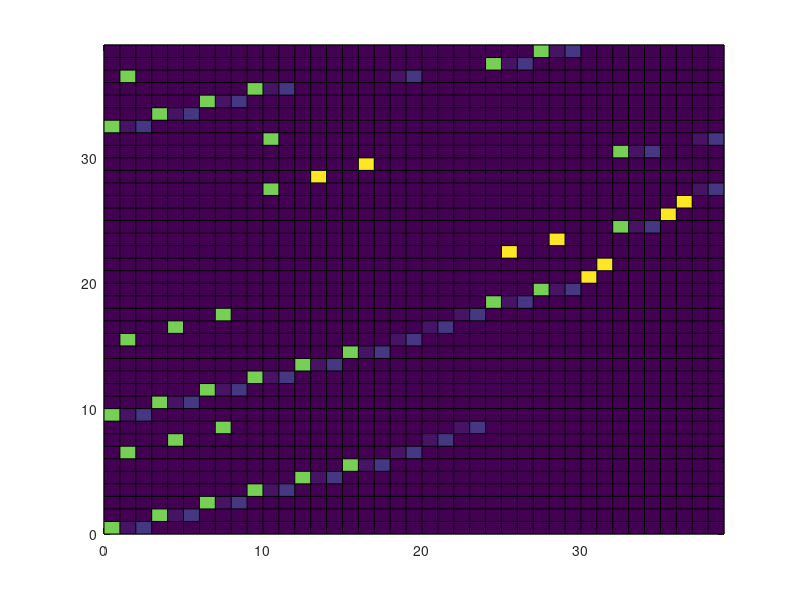

Write the MATLAB code that produced this figure. (Note: this script raises an error after producing the figure.)
clear;
clc;
rng(1992)
%Entering values:

%Variable values (info. up to 03-08-26 (inclusive)):
date = "03-08-2026";
p_beat_e190 = 0.0519;
p_beat_737  = 0.1634;
steps = 1000000; %Beats to simulate
capacity = 3; %Of simultaneous bay-service
beat = 6; %Unit of measurement minutes; 1 beat equals to X minutes
e190_service_beats = 3;
b737_service_beats = 5;
tolerance = 0.00001;


% Arrival representations
e190_arrival = [0 0 1 0 0];
b737_arrival = [0 0 0 0 1];
no_arrival = [0 0 0 0 0];

%Fixed values, does not change:
hours_per_day = 24;
mins_per_hour = 60;

%Calculating from above:
p_beat_arrival = p_beat_e190 + p_beat_737;
p_beat_non_arrival = 1 - (p_beat_arrival);
beats_per_day = (hours_per_day * mins_per_hour) / beat;
%---------------------------P1---------------------------------------------
fprintf("Last time info. updated: %s, where p_beat_e190: %.4f, p_beat737: %.4f and p_non_arrival= %.4f\n", date, p_beat_e190, p_beat_737, p_beat_non_arrival)

%Generating all possible states:
h = 5;
b = 3;
valid_states = [];
for p1 = 0:b
    for p2 = 0:b
        for p3 = 0:b
            for p4 = 0:b
                for p5 = 0:b
                    candidate_state = [p1 p2 p3 p4 p5];
                    if sum(candidate_state) <= capacity
                        valid_states(end+1, :) = candidate_state;
                    end
                end
            end
        end
    end
end

n_states_raw = size(valid_states, 1);

fprintf("Number of possible states: %d\n", n_states_raw);
fprintf("Possible states generated OK.-\n")


%Trimming to reachable states (J(0:3,5)):
possible_states = valid_states; %56 raw states
reachable_states = zeros(1, h); %Starting from 'empty state'
state_to_check = 1;

while state_to_check <= size(reachable_states, 1)
    current_state = reachable_states(state_to_check, :);
    shifted_state = [current_state(2:end), 0]; %Shifting state
    possible_next_states = shifted_state; %no arrival
    candidate_state = shifted_state; %e190 arrival
    candidate_state(e190_service_beats) = candidate_state(e190_service_beats) + 1;

    if sum(candidate_state) <= capacity
        possible_next_states(end+1, :) = candidate_state;
    end
    candidate_state = shifted_state; %737 arrival
    candidate_state(b737_service_beats) = candidate_state(b737_service_beats) + 1;
    if sum(candidate_state) <= capacity
        possible_next_states(end+1, :) = candidate_state;
    end
    for next = 1:size(possible_next_states, 1) %possible next states
        candidate_state = possible_next_states(next, :);
        is_possible = ismember(candidate_state, possible_states, "rows");
        reached_OK = ismember(candidate_state, reachable_states, "rows");
        if is_possible && ~reached_OK
            reachable_states(end+1, :) = candidate_state;
        end
    end
    state_to_check = state_to_check + 1; %move to the next state
end

valid_states = reachable_states;
n_states = size(valid_states, 1);

discarded_states = n_states_raw - n_states;

fprintf("Number of reachable states: %d. Hence, %d states were discarded.\n", n_states, discarded_states);

fprintf("Reachable states are:\n");
disp(valid_states);

fprintf("\n--------------------------P1 RUN OK--------------------------\n")
%---------------------------P2---------------------------------------------

P_trans_matrix = zeros(n_states, n_states);

%Initialising rejection vectors:

for current_state_number = 1:n_states
    current_state = valid_states(current_state_number, :);
    shifted_state = [current_state(2:end), 0]; %Shift, then append 0

%---Event 1: No arrival
    next_state = shifted_state;
    next_state_number = find(all(valid_states == next_state, 2)); %Finding state
    if isempty(next_state_number)
        fprintf("'No arrival' state was not found:\n")
        disp(next_state)
    end

    P_trans_matrix(current_state_number, next_state_number) = (P_trans_matrix(current_state_number, next_state_number) + p_beat_non_arrival); %Adding "p_non_arrival" to Trans. matrix "P"

%---Event 2: e190 - Can an e190 be added?
    candidate_state = shifted_state;
    candidate_state(e190_service_beats) = candidate_state(e190_service_beats) + 1;
    if sum(candidate_state) <= capacity
        next_state = candidate_state; %Accepted
    else
        next_state = shifted_state; %Rejected
    end
    next_state_number = find(all(valid_states == next_state, 2)); %Finding state
    if isempty(next_state_number)
        fprintf("Following 'e190' state was not found:\n")
        disp(next_state)
    end
    P_trans_matrix(current_state_number, next_state_number) = (P_trans_matrix (current_state_number, next_state_number) + p_beat_e190); %Adding "p_beat_e190" to Trans. matrix "P"

%---Event 3: 737 - Can a 737 be added?
    candidate_state = shifted_state;
    candidate_state(b737_service_beats) = candidate_state(b737_service_beats) + 1;
    if sum(candidate_state) <= capacity
        next_state = candidate_state; %Accepted
    else
        next_state = shifted_state;
    end
    next_state_number = find(all(valid_states == next_state, 2));
    if isempty(next_state_number)
        fprintf("Following '737' state was not found:\n")
        disp(next_state)
    end
    P_trans_matrix(current_state_number, next_state_number) = (P_trans_matrix (current_state_number, next_state_number) + p_beat_737);%Adding "p_beat_737" to Trans. matrix "P"
end

fprintf("Transition matrix (P), with arrival probs. = Markov matrix generated OK.-\n")
%disp(P_trans_matrix)

fprintf("Row sums (should all be 1, otherwise check that row's probs):\n")
disp(sum(P_trans_matrix, 2).')


%Heatmap plot in white and red:
red_map = [ones(256,1), linspace(1,0,256)', linspace(1,0,256)'];
P_plot = [P_trans_matrix, nan(n_states,1);nan(1,n_states + 1)];
figure;
matrix_plot = pcolor(0:n_states, 0:n_states, P_plot);
matrix_plot.EdgeColor = [0.75 0.75 0.75];
matrix_plot.LineWidth = 0.3;
colormap(red_map);
clim([0 max(P_trans_matrix(:))]);
ax = gca;
ax.XAxisLocation = "top";
ax.YDir = "reverse";
ax.FontSize = 12;
ax.XTick = 0.5:1:n_states;
ax.YTick = 0.5:1:n_states;
state_labels = join(string(valid_states), " ", 2);
ax.XTickLabel = state_labels;
ax.YTickLabel = state_labels;
axis tight;
axis square;
xlabel("Following state", "FontSize", 14);
ylabel("Current state","FontSize", 14);
title("Transition probability matrix 'P' for J(0:3,5)","FontSize", 20);
c = colorbar;
c.FontSize = 14;
c.Label.String = "Transition probability";
xtickangle(ax, 90);
ytickangle(ax,0);
ax.XTickLabelRotationMode = "manual";
fprintf("\n--------------------------P2 RUN OK--------------------------\n")
%---------------------------P3---------------------------------------------

%Step 3 - Checking whether a distribution (vector v) is stationary for P (transition matrix):
    [eig_vector, eig_value] = eig (P_trans_matrix');
    eigenvalues = diag(eig_value); %extracting eigenvalue
    fprintf("Eigenvalues:\n")
    disp(diag(eig_value'))
    column_eig = find(abs(eigenvalues - 1) < tolerance); %Automatically choosing the column with the value closer to 1
    fprintf("Number of eigenvalues equal to 1: %d\n", length(column_eig))
    if length(column_eig) ~= 1
        fprintf("There is %d egenvalues equal to 1!", length(column_eig))
    end
    fprintf("Selected eigenvector column: %d\n", column_eig)
    v = real(eig_vector(:, column_eig)); % extracting eigenvector
    v = v / sum(v); %Normalising the eigenvector (so the probs add to 1)
    fprintf("Double checking (v * P = v)") %Double checking selection is correct
    v_step = v' * P_trans_matrix;
    diff_v = norm(v_step - v'); % Difference between v and v*P (should be close to zero)
    fprintf("    Difference (should be close to 0): %.10f\n", diff_v)
    fprintf("    Used tolerance: %.4d\n", tolerance);
    if diff_v < tolerance
        fprintf("    -> v IS the stationary distribution\n")
    else
        fprintf("    -> v is NOT the stationary distribution, please check it again\n")
    end

    fprintf("Theoretical stationary distribution:\n")
    disp(v')
    

    number_eigenvalues = length(eigenvalues);
    eigenvalue_modulo = abs(eigenvalues);
    figure;
    eigenvalue_bars = bar(1:number_eigenvalues, eigenvalue_modulo);
    xlabel("Eigenvector column", "FontSize", 14);
    ylabel("Absolute eigenvalue (|\lambda|)", "FontSize", 14);
    title("J(0:3,5) - Absolute values of the transition matrix eigenvalues", "FontSize", 16);
    xticks(1:number_eigenvalues);
    ylim([0, 1]);

fprintf("\n--------------------------P3 RUN OK--------------------------\n")
%---------------------------P4---------------------------------------------
%Iteration to check convergence to the stationary distribution:
%Starting from a single state, randomly jumping to neighbours
% Recording visit frequency to approximate stationary distribution


%Plus, Im going to plot to visually represent the distribution convergence,
%the distance will be measured using residual sum of squares (RSS), which
%shows how far the current position (or current distribution) is from the
%theoretical stationary ditribution (v).
%Intuitively the smaller RSS, the closer to v.

fprintf("For h=5; capacity=3:\n")
%---------------------Starting point: p0(1)--------------------------------
fprintf("\n________________________SIMULATION 1________________________\n")
fprintf("Starting from State (p0(1)):\n") 
curr_state = find(all(valid_states == [0 0 0 0 0], 2), 1); %Starting from [0 0 0]
visit_count = zeros (1, n_states);%To store state visits at each step
rss_time_state1 = zeros (steps, 1); %To store RSS at each step
state_history1 = zeros(steps,1); %To store States at each step
simulation_counter1_e190 = 0; %Seated e190
simulation_counter1_737 = 0; %Seated 737
rejected_counter1_e190 = 0; %Rejected e190
rejected_counter1_737 = 0; %Rejected 737
fprintf("    Set starting state:")
disp(curr_state)
fprintf("    Visit counts set to 0.-")

for time = 1:steps
    prev_state = curr_state;
    current_vec = valid_states(prev_state, :);
    shifted_vec = [current_vec(2:end), 0]; %Depart + shift
    r = rand;
    if r < p_beat_non_arrival %Event 1: No arrival
        next_vec = shifted_vec;
    elseif r < p_beat_non_arrival + p_beat_e190 % Event 2: e190
        candidate_vec = shifted_vec;
        candidate_vec(e190_service_beats) = candidate_vec(e190_service_beats) + 1;
        if sum(candidate_vec) <= capacity
            next_vec = candidate_vec; %Seated
            simulation_counter1_e190 = simulation_counter1_e190 + 1;
        else
            next_vec = shifted_vec; %Rejected
            rejected_counter1_e190 = rejected_counter1_e190 + 1;
        end
    else % Event 3: 737
        candidate_vec = shifted_vec; 
        candidate_vec(b737_service_beats) = candidate_vec(b737_service_beats) + 1;
        if sum(candidate_vec) <= capacity
            next_vec = candidate_vec; % Seated
            simulation_counter1_737 = simulation_counter1_737 + 1;
        else
            next_vec = shifted_vec; %Rejected
            rejected_counter1_737 = rejected_counter1_737 + 1;
        end
    end
    
    curr_state = find(all(valid_states == next_vec, 2), 1);
    state_history1(time) = curr_state;
    visit_count(curr_state) = visit_count(curr_state) +1;
    observed_distr = visit_count/time;
    rss_time_state1(time) = sum ((observed_distr - v').^2);
end

sim_seated_total1 = simulation_counter1_e190 + simulation_counter1_737;
sim_rejected_total1 = rejected_counter1_e190 + rejected_counter1_737;
sim_arrivals_total1 = sim_seated_total1 + sim_rejected_total1;
sim_rejection_rate1_e190 = (rejected_counter1_e190/(simulation_counter1_e190+rejected_counter1_e190))*100;
sim_rejection_rate1_737 = (rejected_counter1_737/(simulation_counter1_737+rejected_counter1_737))*100;
sim_rejection_rate_total1 = (sim_rejected_total1/sim_arrivals_total1)*100;
sim_arrivals1_e190 = simulation_counter1_e190 + rejected_counter1_e190;
sim_arrivals1_737  = simulation_counter1_737  + rejected_counter1_737;

sim_arr_beat1_e190  = sim_arrivals1_e190/steps;
sim_serv_beat1_e190 = simulation_counter1_e190/steps;
sim_rej_beat1_e190  = rejected_counter1_e190/steps;

sim_arr_beat1_737   = sim_arrivals1_737/steps;
sim_serv_beat1_737  = simulation_counter1_737/steps;
sim_rej_beat1_737   = rejected_counter1_737/steps;

sim_arr_beat1_total  = sim_arrivals_total1/steps;
sim_serv_beat1_total = sim_seated_total1/steps;
sim_rej_beat1_total  = sim_rejected_total1/steps;

fprintf("\n\nRESULTS - From State 1 [0 0 0 0 0] (empty):\n")

fprintf("After %d beats:\n", steps)
fprintf(" -e190:\n")
fprintf("    Arrivals: %d\n", sim_arrivals1_e190)
fprintf("    Effectively seated: %d\n", simulation_counter1_e190)
fprintf("    Rejected: %d\n", rejected_counter1_e190)

fprintf(" -737:\n")
fprintf("    Arrivals: %d\n", sim_arrivals1_737)
fprintf("    Effectively seated: %d\n", simulation_counter1_737)
fprintf("    Rejected: %d\n", rejected_counter1_737)

fprintf(" -Total:\n")
fprintf("    Arrivals: %d\n", sim_arrivals_total1)
fprintf("    Serviced: %d\n", sim_seated_total1)
fprintf("    Rejected: %d\n", sim_rejected_total1)


fprintf("\nPer beat:\n")
fprintf(" -e190:\n    Arrivals %.4f\n    Effectively seated %.4f\n    Rejected: %.4f\n", sim_arr_beat1_e190, sim_serv_beat1_e190, sim_rej_beat1_e190)
fprintf(" -737:\n    Arrivals %.4f\n    Effectively seated %.4f\n    Rejected: %.4f\n", sim_arr_beat1_737, sim_serv_beat1_737, sim_rej_beat1_737)
fprintf(" -Total:\n    Arrivals %.4f\n    Effectively seated %.4f\n    Rejected: %.4f\n", sim_arr_beat1_total, sim_serv_beat1_total, sim_rej_beat1_total)


fprintf("\n    Rejection rate total: %.4f%%\n", sim_rejection_rate_total1)
fprintf("    Rejection rate 737: %.4f%%\n", sim_rejection_rate1_737)
fprintf("    Rejection rate e190: %.4f%%\n", sim_rejection_rate1_e190)


%---------------------Starting point: p0(39)--------------------------------
fprintf("\n")
fprintf("\n________________________SIMULATION 2________________________\n")
%	State 39	->	[2 0 0 1 0] 

curr_state = find(all(valid_states == [2 0 0 1 0], 2), 1); %Starting from [2 0 0 1 0]
fprintf("Starting from State (p0(%d)):\n", curr_state)
visit_count = zeros (1, n_states); %To count states at each visit
rss_time_state2 = zeros (steps, 1); %To store RSS at each step
state_history2 = zeros(steps,1); %To store States at each step
simulation_counter2_e190 = 0; %Seated e190
simulation_counter2_737 = 0; %Seated 737
rejected_counter2_e190 = 0; %Rejected e190
rejected_counter2_737 = 0; %Rejected 737

fprintf("    Set starting state:")
disp(curr_state)
fprintf("    Visit counts set to 0.-")

for time = 1:steps
prev_state = curr_state;
    current_vec = valid_states(prev_state, :);
    shifted_vec = [current_vec(2:end), 0];   %Depart + shift
    r = rand;
    if r < p_beat_non_arrival %Event 1: No arrival
        next_vec = shifted_vec;
    elseif r < p_beat_non_arrival + p_beat_e190 %Event 2:e190
        candidate_vec = shifted_vec;
        candidate_vec(e190_service_beats) = candidate_vec(e190_service_beats) + 1;
        if sum(candidate_vec) <= capacity
            next_vec = candidate_vec; %Seated
            simulation_counter2_e190 = simulation_counter2_e190 + 1;
        else
            next_vec = shifted_vec; %Rejected
            rejected_counter2_e190 = rejected_counter2_e190 + 1;
        end
    else % Event 3:737
        candidate_vec = shifted_vec;
        candidate_vec(b737_service_beats) = candidate_vec(b737_service_beats) + 1;
        if sum(candidate_vec) <= capacity
            next_vec = candidate_vec; % Seated
            simulation_counter2_737 = simulation_counter2_737 + 1;
        else
            next_vec = shifted_vec; %Rejected
            rejected_counter2_737 = rejected_counter2_737 + 1;
        end
    end
 
    curr_state = find(all(valid_states == next_vec, 2), 1);
    state_history2(time) = curr_state;
    visit_count(curr_state) = visit_count(curr_state) + 1;
    observed_distr = visit_count/time;
    rss_time_state2(time) = sum((observed_distr - v').^2);
end

sim_seated_total2 = simulation_counter2_e190 + simulation_counter2_737;
sim_rejected_total2 = rejected_counter2_e190 + rejected_counter2_737;
sim_arrivals_total2 = sim_seated_total2 + sim_rejected_total2;
sim_rejection_rate2_e190 = (rejected_counter2_e190/(simulation_counter2_e190+rejected_counter2_e190))*100;
sim_rejection_rate2_737 = (rejected_counter2_737/(simulation_counter2_737+rejected_counter2_737))*100;
sim_rejection_rate_total2 = (sim_rejected_total2/sim_arrivals_total2)*100;
sim_arrivals2_e190 = simulation_counter2_e190 + rejected_counter2_e190;
sim_arrivals2_737  = simulation_counter2_737  + rejected_counter2_737;

sim_arr_beat2_e190  = sim_arrivals2_e190/steps;
sim_serv_beat2_e190 = simulation_counter2_e190/steps;
sim_rej_beat2_e190  = rejected_counter2_e190/steps;

sim_arr_beat2_737   = sim_arrivals2_737/steps;
sim_serv_beat2_737  = simulation_counter2_737/steps;
sim_rej_beat2_737   = rejected_counter2_737/steps;

sim_arr_beat2_total  = sim_arrivals_total2/steps;
sim_serv_beat2_total = sim_seated_total2/steps;
sim_rej_beat2_total  = sim_rejected_total2/steps;

fprintf("\n\nRESULTS - From State 39 [2 0 0 1 0] (full):\n")

fprintf("After %d beats:\n", steps)
fprintf(" -e190:\n")
fprintf("    Arrivals: %d\n", sim_arrivals2_e190)
fprintf("    Effectively seated: %d\n", simulation_counter2_e190)
fprintf("    Rejected: %d\n", rejected_counter2_e190)

fprintf(" -737:\n")
fprintf("    Arrivals: %d\n", sim_arrivals2_737)
fprintf("    Effectively seated: %d\n", simulation_counter2_737)
fprintf("    Rejected: %d\n", rejected_counter2_737)

fprintf(" -Total:\n")
fprintf("    Arrivals: %d\n", sim_arrivals_total2)
fprintf("    Serviced: %d\n", sim_seated_total2)
fprintf("    Rejected: %d\n", sim_rejected_total2)


fprintf("\nPer beat:\n")
fprintf(" -e190:\n    Arrivals %.4f\n    Effectively seated %.4f\n    Rejected: %.4f\n", sim_arr_beat2_e190, sim_serv_beat2_e190, sim_rej_beat2_e190)
fprintf(" -737:\n    Arrivals %.4f\n    Effectively seated %.4f\n    Rejected: %.4f\n", sim_arr_beat2_737, sim_serv_beat2_737, sim_rej_beat2_737)
fprintf(" -Total:\n    Arrivals %.4f\n    Effectively seated %.4f\n    Rejected: %.4f\n", sim_arr_beat2_total, sim_serv_beat2_total, sim_rej_beat2_total)


fprintf("\n    Rejection rate total: %.4f%%\n", sim_rejection_rate_total2)
fprintf("    Rejection rate 737: %.4f%%\n", sim_rejection_rate2_737)
fprintf("    Rejection rate e190: %.4f%%\n", sim_rejection_rate2_e190)


fprintf("\n___________RSS DIFF. VALUES FOR MY REPORT___________\n")
checkpoints = [10, 1000, 100000, steps];
fprintf("Step\t\tEmpty start\t\tFull start\n");
for checkpoint = 1:length(checkpoints)
    fprintf("%d\t\t%.6e\t\t%.6e\n", checkpoints(checkpoint), rss_time_state1(checkpoints(checkpoint)), rss_time_state2(checkpoints(checkpoint)));
end

%------------Warm up time together in log: p0(1) & p0(39)------------------

figure;
loglog(1:steps, rss_time_state1, "LineWidth", 1.2); % empty start
hold on;
loglog(1:steps, rss_time_state2, "LineWidth", 1.2); % full start
hold off;
xlabel("Number of steps - log scale", "FontSize", 14);
ylabel("Residual Sum of Squares (RSS) - log scale", "FontSize", 14);
title("J(0:3,5) - Warm up time comparison: empty vs. full start", "FontSize", 16);
legend("Started empty [0 0 0 0 0]", "Started full [2 0 0 1 0]", "Location", "northeast", "FontSize", 12);

%-----------------Both together - visit freq: p0(1) & p0(39)---------------

freq_from_empty = zeros(n_states, 1); %starting from [0 0 0 0 0]
freq_from_full = zeros(n_states, 1); %starting from [2 0 0 1 0]

%Normalising:
for state = 1:n_states
    freq_from_empty(state) = sum(state_history1 == state) / steps;
    freq_from_full(state)  = sum(state_history2 == state) / steps;
end
state_labels = join(string(valid_states), "", 2);
comparison_values = [v, freq_from_empty, freq_from_full];
[ranked_v, ranked_order] = sort(v, "descend");
ranked_state_labels = state_labels(ranked_order);
ranked_freq_empty = freq_from_empty(ranked_order);
ranked_freq_full = freq_from_full(ranked_order);
ranked_comparison_values = [ranked_v, ranked_freq_empty, ranked_freq_full];
cumulative_v = cumsum(ranked_v) * 100;
cumulative_empty = cumsum(ranked_freq_empty) * 100;
cumulative_full = cumsum(ranked_freq_full) * 100;

%Ranking all states
figure;
bar(ranked_comparison_values);
xticks(1:n_states);
xticklabels(ranked_state_labels);
xtickangle(90);
xlabel("States ranked by theoretical probability", "FontSize", 14);
ylabel("Long-run probability", "FontSize", 14);
title("J(0:3,5) - Theoretical vs. simulated frequencies ", "FontSize", 16);
legend("Theory (v)", "Simulated - started empty [0 0 0 0 0]", "Simulated - started full [2 0 0 1 0]", "Location", "northeast", "FontSize", 12);

%Ranked values:
state_labels = join(string(valid_states), "", 2);
fprintf("\nRANKING OF STATES\n")
fprintf("Rank   State   Theory   Empty start    Full start    Cum. theory     Cum. empty     Cum. full     \n")

for rank_number = 1:10
    fprintf("%d\t%s\t%.4f\t\t%.4f\t\t%.4f\t\t%.4f\t\t%.4f\t\t%.4f\n", ...
        rank_number, char(ranked_state_labels(rank_number)), ranked_v(rank_number) * 100,...
        ranked_freq_empty(rank_number) * 100, ranked_freq_full(rank_number) * 100, ...
        cumulative_v(rank_number), cumulative_empty(rank_number), ...
        cumulative_full(rank_number));
end

fprintf("\n--------------------------P4 RUN OK--------------------------\n")


%---------------------------P5---------------------------------------------
%========== (1) Theoretical occupancy =========================
%Checking theoretical long-term bay occupancy to answer: "how full will the system be?":
p_empty = 0; %starting counter of 0 bays busy
p_busy_bay_1 = 0; %starting counter of 1 bay busy
p_busy_bay_2 = 0; %starting counter of 2 bays busy
p_full = 0; %starting counter of 3 bays busy


for state = 1:n_states
    occupancy_now = sum(valid_states(state, :));
    if occupancy_now == 0
        p_empty = p_empty + v(state);
    elseif occupancy_now == 1
        p_busy_bay_1 = p_busy_bay_1 + v(state);
    elseif occupancy_now == 2
        p_busy_bay_2 = p_busy_bay_2 + v(state);
    elseif occupancy_now == 3
        p_full = p_full + v(state);
    end
end

double_check_prob = p_empty + p_busy_bay_1 + p_busy_bay_2 + p_full;

fprintf("Theoretical long-run occupancy shares (from v):\n")
fprintf("   P(all bays empty)  = %.4f\n", p_empty)
fprintf("   P(1 bay busy)     = %.4f\n", p_busy_bay_1)
fprintf("   P(2 bays busy)    = %.4f\n", p_busy_bay_2)
fprintf("   P(full)   = %.4f\n", p_full)
fprintf("   Check (should sum to 1): %.4f\n", double_check_prob)

mean_busy_bays = 0*p_empty + 1*p_busy_bay_1 + 2*p_busy_bay_2 + 3*p_full;
utilisation = mean_busy_bays / capacity;
fprintf("   Mean number of busy bays = %.4f of %d\n", mean_busy_bays, capacity)
fprintf("   Long-run utilisation = %.2f%%\n", utilisation * 100)

%========== (2) Theoretical serviced and rejected =========================
%Counting planes that are being, theoretically in the long term, served and rejected:

served_e190_per_beat = 0; %starting counter from 0
served_737_per_beat = 0; %starting counter from 0
rejected_e190_per_beat = 0; %starting counter from 0
rejected_737_per_beat = 0; %starting counter from 0

for state = 1:n_states
    occupancy_level_step = (valid_states(state,2) + valid_states(state,3) ...
                           + valid_states(state,4) + valid_states(state,5));
 %LOGIC = v(state: how often you're in this state") x (p_beat_X: plane chances of arrival/rejection per beat while in that state)
    if occupancy_level_step < capacity %Something free
        served_e190_per_beat = served_e190_per_beat + v(state) * p_beat_e190;
        served_737_per_beat = served_737_per_beat + v(state) * p_beat_737;
    else %System busy
        rejected_e190_per_beat = rejected_e190_per_beat + v(state) * p_beat_e190;
        rejected_737_per_beat = rejected_737_per_beat + v(state) * p_beat_737;
    end
end

%Per beat:
%---Both:
served_total_per_beat   = served_e190_per_beat  + served_737_per_beat;
rejected_total_per_beat = rejected_e190_per_beat + rejected_737_per_beat;

%Per day counters:
%---e190:
serviced_e190_per_day = served_e190_per_beat * beats_per_day;
rejected_e190_per_day = rejected_e190_per_beat * beats_per_day;
arrival_e190_per_day = p_beat_e190 * beats_per_day;
%---b737:
serviced_737_per_day = served_737_per_beat * beats_per_day;
rejected_737_per_day = rejected_737_per_beat * beats_per_day;
arrival_737_per_day = p_beat_737* beats_per_day;
%---Both:
arrival_total_per_day = arrival_e190_per_day + arrival_737_per_day;
serviced_total_per_day = serviced_e190_per_day + serviced_737_per_day;
rejected_total_per_day = rejected_e190_per_day + rejected_737_per_day;

fprintf("\nThe expected parameters in the theoretical long run p/plane-p/beat are as follows:\n")
fprintf("Note: arrival rates were estimated from ADL Airport data using Python.\n")
fprintf("Aircraft\tArrivals\tRejected\tServiced\n")
fprintf("E190\t\t%.4f\t\t%.4f\t\t%.4f\n", p_beat_e190, rejected_e190_per_beat, served_e190_per_beat);
fprintf("737\t\t%.4f\t\t%.4f\t\t%.4f\n", p_beat_737, rejected_737_per_beat, served_737_per_beat);
fprintf("Total\t\t%.4f\t\t%.4f\t\t%.4f\n", p_beat_arrival, rejected_total_per_beat, served_total_per_beat);


fprintf("\n\nThe expected parameters in the theoretical long run p/plane-p/day are as follows:\n")
fprintf("Aircraft\tArrivals\tRejected\tServiced\n")

fprintf("E190\t\t%.4f\t\t%.4f\t\t%.4f\n", arrival_e190_per_day, rejected_e190_per_day, serviced_e190_per_day);
fprintf("737\t\t%.4f\t\t%.4f\t\t%.4f\n", arrival_737_per_day, rejected_737_per_day, serviced_737_per_day);
fprintf("Total\t\t%.4f\t\t%.4f\t\t%.4f\n", arrival_total_per_day, rejected_total_per_day, serviced_total_per_day);

fprintf("\n--------------------------P5 RUN OK--------------------------\n")


%---------------------------P6--------------------------------------------

%========== (1) Occupancy: theory vs, simulated =========================
%Theory (p_empty..p_full) from P6. Simulated summed from freq_from_empty.
sim_occ = zeros(4, 1); %positions = 0,1,2,3 bays busy
for state = 1:n_states
    occupancy_now = sum(valid_states(state,:));
    sim_occ(occupancy_now + 1) = sim_occ(occupancy_now + 1) + freq_from_empty(state);
end
theo_occ = [p_empty; p_busy_bay_1; p_busy_bay_2; p_full];

figure;
bar(0:3,[theo_occ, sim_occ]); %two bars per occupancy level
xlabel("Number of busy bays", "FontSize", 14);
ylabel("Long-term probability", "FontSize", 14);
title("J(0:3,5) - System occupancy levels: theory (v) vs. simulated (started empty)", "FontSize", 16);
legend("Theory (v)", "Simulated - started empty [0 0 0 0 0]", "FontSize", 12);

%========== (2) Revenue per beat: theory vs. simulated ===================

%Puede ser un dato por tabla

fprintf("Plot generated OK.-\n--------------------------P6 RUN OK--------------------------\n")

%---------------------------P7--------------------------------------------
% Staff rates and numbers:
n_ground_staff_level_2 = 8;
n_ground_staff_level_3 = 5;
n_engineer_level_3 = 1;
cost_ground_staff_level_2 = 26.95;
cost_ground_staff_level_3 = 27.54;
cost_engineer_level_3 = 45.41;

%From assumptions:
transit_arrival_fee = 14.71;
e190_seats_capacity = 90;
b737_seats_capacity = 168;
e190_occupancy_level = 1; % 100%
b737_occupancy_level = 1; % 100%

%Cost of a service team p/hour:
estimated_cost_hour = (n_ground_staff_level_2 * cost_ground_staff_level_2) ...
    + (n_ground_staff_level_3 * cost_ground_staff_level_3) ...
    + (n_engineer_level_3 * cost_engineer_level_3);

%Cost of a service team p/beat:
estimated_cost_beat = estimated_cost_hour * (beat/mins_per_hour);

%Staff costs per aircraft:
e190_estimated_team_cost_etc = estimated_cost_beat * e190_service_beats;
b737_estimated_team_cost_etc = estimated_cost_beat * b737_service_beats;

%Arrival fees:
e190_arrival_fee = e190_seats_capacity * e190_occupancy_level * transit_arrival_fee;
b737_arrival_fee = b737_seats_capacity*b737_occupancy_level*transit_arrival_fee;

% Contribution after direct staff costs:
e190_profit = e190_arrival_fee - e190_estimated_team_cost_etc;
b737_profit = b737_arrival_fee - b737_estimated_team_cost_etc;

%Net contribution per beat of bay time:
e190_profit_per_beat = e190_profit / e190_service_beats;
b737_profit_per_beat = b737_profit / b737_service_beats;


fprintf("\n___________Economic Layer___________\n")

fprintf("Service team cost p/hour: %.4f AUD\n", estimated_cost_hour)
fprintf("Complete team cost p/beat: %.4f AUD\n", estimated_cost_beat)

fprintf("e190:\n")
fprintf("   Service time: %d beats\n", e190_service_beats)
fprintf("   Service time: %d minutes\n", e190_service_beats * beat)
fprintf("   Estimated staff cost: %.4f AUD\n", e190_estimated_team_cost_etc)
fprintf("737:\n")
fprintf("   Service time: %d beats\n", b737_service_beats)
fprintf("   Service time: %d minutes\n", b737_service_beats * beat)
fprintf("   Estimated staff cost: %.4f AUD\n", b737_estimated_team_cost_etc)


fprintf("\nNet profit per aircraft:\n")
fprintf("e190: %.4f - %.4f = %.4f AUD, Contribution p/beat %.4f AUD\n", e190_arrival_fee, e190_estimated_team_cost_etc, e190_profit, e190_profit_per_beat)
fprintf("737: %.4f - %.4f = %.4f AUD, Contribution p/beat %.4f AUD\n", b737_arrival_fee, b737_estimated_team_cost_etc, b737_profit, b737_profit_per_beat)
fprintf("In terms of net comtribution: The 737 is worth %.2f%% p/beat p/bay than the e190.\n", ((b737_profit_per_beat/e190_profit_per_beat) - 1) * 100)
fprintf("\n--------------------------P7 RUN OK--------------------------\n")

%---------------------------P8--------------------------------------------
%Sensitivity: how does rejection rate change if arrivals increasing?

next_N = zeros(n_states, 1);%after "no arrival"
next_S = zeros(n_states, 1);%after an e190
next_L = zeros(n_states, 1);%after a 737
for state = 1:n_states
    current_vec = valid_states(state, :);
    shifted_vec= [current_vec(2:end), 0];
    next_N(state) = find(all(valid_states == shifted_vec, 2), 1);%No arrival
    candidate_vec = shifted_vec;%e190
    candidate_vec(e190_service_beats) = candidate_vec(e190_service_beats) + 1;
    if sum(candidate_vec) > capacity, candidate_vec = shifted_vec;
    end
    next_S(state) = find(all(valid_states == candidate_vec, 2), 1);
    candidate_vec = shifted_vec;%737
    candidate_vec(b737_service_beats) = candidate_vec(b737_service_beats) + 1;
    if sum(candidate_vec) > capacity, candidate_vec = shifted_vec;
    end
    next_L(state) = find(all(valid_states == candidate_vec, 2), 1);
end

factor_min = 0.0; %minimum amplifier
factor_step = 0.1; %gap between factors
factor_max = 2.5; %max tested
amplified = factor_min : factor_step:factor_max;
n_factors = length(amplified);

x_ampli_e190 = zeros(n_factors, 1); % ampli e190 prob
x_ampli_737= zeros(n_factors, 1); %%ampli 737 prob
x_ampli =zeros(n_factors, 1);
y_ampli = zeros(n_factors, 1);

%"Projected" values
expected_e190_arrivals= zeros(n_factors, 1);
expected_b737_arrivals= zeros(n_factors, 1);
expected_e190_accepted=zeros(n_factors, 1);
expected_b737_accepted= zeros(n_factors, 1);
expected_e190_rejected= zeros(n_factors, 1);
expected_b737_rejected= zeros(n_factors, 1);
captured_net_revenue = zeros(n_factors, 1);
missed_net_revenue= zeros(n_factors, 1);
potential_net_revenue = zeros(n_factors, 1);
missed_e190_net_revenue= zeros(n_factors,1);
missed_737_net_revenue =zeros(n_factors, 1);
% Economic evaluation period
t = beats_per_day;
for m = 1:length(amplified)
    p_e190_amplified = p_beat_e190*amplified(m); %amplified probs
    p_737_amplified = p_beat_737*amplified(m);
    p_n_amplified = 1 - p_e190_amplified - p_737_amplified;
    if p_n_amplified < 0
        x_ampli(m) = p_e190_amplified + p_737_amplified;
        y_ampli(m) = NaN;
        expected_e190_arrivals(m)= NaN;
        expected_b737_arrivals(m)= NaN;
        expected_e190_accepted(m)= NaN;
        expected_b737_accepted(m)= NaN;
        expected_e190_rejected(m)= NaN;
        expected_b737_rejected(m)= NaN;
        captured_net_revenue(m)=NaN;
        missed_net_revenue(m) =NaN;
        missed_e190_net_revenue(m) =NaN;
        missed_737_net_revenue(m) =NaN;
        potential_net_revenue(m) =NaN;
        continue
    end

    P_trans_matrix_amplified = zeros(n_states, n_states);%rebuild P
    for state = 1:n_states
        P_trans_matrix_amplified(state, next_N(state)) = P_trans_matrix_amplified(state, next_N(state)) + p_n_amplified;
        P_trans_matrix_amplified(state, next_S(state)) = P_trans_matrix_amplified(state, next_S(state)) + p_e190_amplified;
        P_trans_matrix_amplified(state, next_L(state)) = P_trans_matrix_amplified(state, next_L(state)) + p_737_amplified;
    end
    [eig_vec_ampli, eig_val_ampli] = eig(P_trans_matrix_amplified');
    eig_val_ampli = diag(eig_val_ampli);
    column_eig_ampli = find(abs(eig_val_ampli - 1) < tolerance);
    if length(column_eig_ampli) ~= 1
        fprintf("Multiplier %.1f: %d eigenvalues equal to 1 --> TSD is NOT unique!\n", amplified(m), length(column_eig_ampli))
    end
    v_ampli = real(eig_vec_ampli(:, column_eig_ampli(1))); %extracting eigenvector
    v_ampli = v_ampli / sum(v_ampli); %Normalising

    %Double checking (v * P = v):
    diff_v_ampli = norm(v_ampli' * P_trans_matrix_amplified - v_ampli');
    if diff_v_ampli > tolerance
        fprintf("Multiplier %.1f: v is NOT the stationary distribution (difference %.10f)\n", amplified(m), diff_v_ampli)
    end
    reject_prob = 0;    %Rejection probability w. states are full after the shift
    for state = 1:n_states
        occupancy_level_step = (valid_states(state,2) + valid_states(state,3) +valid_states(state,4) + valid_states(state,5));
        if occupancy_level_step >= capacity %reject
            reject_prob = reject_prob + v_ampli(state);
        end
    end
    
    x_ampli(m)= p_e190_amplified + p_737_amplified;
    x_ampli_e190(m) = p_e190_amplified;
    x_ampli_737(m)  = p_737_amplified;
    y_ampli(m)= reject_prob * 100;
    expected_e190_arrivals(m) = t * p_e190_amplified;
    expected_b737_arrivals(m) = t * p_737_amplified;
    expected_e190_accepted(m) = expected_e190_arrivals(m) * (1 - reject_prob);% Expected accepted aircraft
    expected_b737_accepted(m) = expected_b737_arrivals(m) * (1 - reject_prob);% Expected accepted aircraft
    expected_e190_rejected(m) = expected_e190_arrivals(m) * reject_prob;% Expected rejected aircraft
    expected_b737_rejected(m) = expected_b737_arrivals(m) * reject_prob;% Expected rejected aircraft

    % Economic results for this multiplier
    captured_net_revenue(m) = expected_e190_accepted(m) * e190_profit + expected_b737_accepted(m) * b737_profit;
    missed_e190_net_revenue(m)= expected_e190_rejected(m) * e190_profit;
    missed_737_net_revenue(m) = expected_b737_rejected(m) *b737_profit;
    missed_net_revenue(m) = missed_e190_net_revenue(m) + missed_737_net_revenue(m);
    potential_net_revenue(m) = captured_net_revenue(m) + missed_net_revenue(m);
end

expected_total_rejected = expected_e190_rejected + expected_b737_rejected;
valid = ~isnan(y_ampli);
figure;
plot(amplified(valid), expected_e190_rejected(valid), "-o", "LineWidth", 1.5, "MarkerSize", 5);
hold on;
plot(amplified(valid), expected_b737_rejected(valid), "-o", "LineWidth", 1.5, "MarkerSize", 5);
plot(amplified(valid), expected_total_rejected(valid), "-o", "LineWidth", 1.5, "MarkerSize", 5);
xline(1, "--", "Original estimated arrival probability", "LabelVerticalAlignment", "bottom","FontSize", 12);
xlabel("Arrival-probability multiplier", "FontSize", 14);
ylabel("Expected rejected aircraft per model per day", "FontSize", 14);
title("J(0:3,5) - Expected rejected aircraft under amplified arrival probability", "FontSize", 16);
legend("e190 rejected","737 rejected", "Total rejected", "Original estimated arrival probability","Location", "northwest","FontSize", 12);
hold off;
%---------------------------P9--------------------------------------------
%Values projected:

fprintf("Multiplier   Reject %%  e190 arrivals   e190 accepted   ");
fprintf("e190 rejected   737 arrivals   737 accepted   737 rejected\n");

for m = 1:length(amplified)
    if isnan(y_ampli(m))
        continue
    end
    fprintf(["%10.2f   %8.2f   %13.3f   %13.3f   %13.3f   %12.3f   %12.3f   %12.3f\n"], amplified(m), y_ampli(m), expected_e190_arrivals(m), expected_e190_accepted(m), expected_e190_rejected(m), expected_b737_arrivals(m), expected_b737_accepted(m), expected_b737_rejected(m));
end

fprintf("Multiplier   Reject %%     Captured AUD   Missed e190   Missed 737    Missed AUD    Potential AUD\n");
for m = 1:length(amplified)
    if isnan(y_ampli(m))
        continue
    end
    fprintf("%10.2f   %8.2f   %14.2f   %11.2f   %11.2f   %11.2f   %13.2f\n",amplified(m), y_ampli(m), captured_net_revenue(m), missed_e190_net_revenue(m), missed_737_net_revenue(m), missed_net_revenue(m), potential_net_revenue(m));
end

%Summarising both distances to report:
fprintf("\n___________SUMMARY - VALUES FOR MY REPORT___________\n")

fprintf("                  Theory     Simulation 1 (empty)  Simulation 2(full)\n")
fprintf("e190 arrivals   %9.5f  %9.5f  %9.5f\n", p_beat_e190, sim_arr_beat1_e190, sim_arr_beat2_e190)
fprintf("e190 serviced   %9.5f  %9.5f  %9.5f\n", served_e190_per_beat, sim_serv_beat1_e190, sim_serv_beat2_e190)
fprintf("e190 rejected   %9.5f  %9.5f  %9.5f\n", rejected_e190_per_beat, sim_rej_beat1_e190, sim_rej_beat2_e190)
fprintf("737  arrivals   %9.5f  %9.5f  %9.5f\n", p_beat_737, sim_arr_beat1_737, sim_arr_beat2_737)
fprintf("737  serviced   %9.5f  %9.5f  %9.5f\n", served_737_per_beat, sim_serv_beat1_737, sim_serv_beat2_737)
fprintf("737  rejected   %9.5f  %9.5f  %9.5f\n", rejected_737_per_beat, sim_rej_beat1_737, sim_rej_beat2_737)
fprintf("TOTAL arrivals  %9.5f  %9.5f  %9.5f\n", p_beat_arrival, sim_arr_beat1_total, sim_arr_beat2_total)
fprintf("TOTAL serviced  %9.5f  %9.5f  %9.5f\n", served_total_per_beat, sim_serv_beat1_total, sim_serv_beat2_total)
fprintf("TOTAL rejected  %9.5f  %9.5f  %9.5f\n", rejected_total_per_beat, sim_rej_beat1_total, sim_rej_beat2_total)


valid = ~isnan(y_ampli);
figure;
plot(amplified(valid), y_ampli(valid), '-o', 'LineWidth', 1.5, 'MarkerSize', 5);
hold on;
% Mark the original estimated arrival rates
xline(1,"--", "Original estimated arrival probability", "LabelVerticalAlignment", "bottom", "FontSize", 12);
xlabel("Arrival-probability multiplier", "FontSize", 14);
ylabel("Theoretical rejection percentage (%)", "FontSize", 14);
title("J(0:3,5) - Effect of amplified arrivals on rejection rate", "FontSize", 16);


valid_economic = ~isnan(captured_net_revenue) & ~isnan(missed_net_revenue);
figure;
plot(amplified(valid_economic), captured_net_revenue(valid_economic), "-o", "LineWidth", 1.5, "MarkerSize", 5);
hold on;
plot(amplified(valid_economic), missed_net_revenue(valid_economic), "-o", "LineWidth", 1.5, "MarkerSize", 5);
plot(amplified(valid_economic), missed_737_net_revenue(valid_economic), "-o","LineWidth", 1.2, "MarkerSize", 5);
plot(amplified(valid_economic), missed_e190_net_revenue(valid_economic), "-o", "LineWidth", 1.2, "MarkerSize", 5);
hold off;
xline(1, '--', 'Original estimated arrival probability', 'LabelVerticalAlignment', 'bottom', "FontSize", 12);
xlabel('Arrival-probability multiplier', "FontSize", 14);
ylabel('Estimated net revenue per model day (AUD)', "FontSize", 14);
title('J(0:3,5) - Captured and missed net revenue', "FontSize", 16);
legend('Captured (total)', 'Missed (total)', 'Missed - 737', 'Missed - e190', 'Location', 'northwest', "FontSize", 12);


fprintf("\n--------------------------P9 RUN OK--------------------------\n")

save("Part2-5_h3_weighted.mat", "h", "valid_states", "n_states", ...
    "P_trans_matrix", "eig_vector", "eig_value", "v", "column_eig", ...
    "v_step", "diff_v", ...
    "simulation_counter1_e190", ...
    "simulation_counter1_737","simulation_counter2_e190", ...
    "simulation_counter2_737")

disp("Correctly saved")
